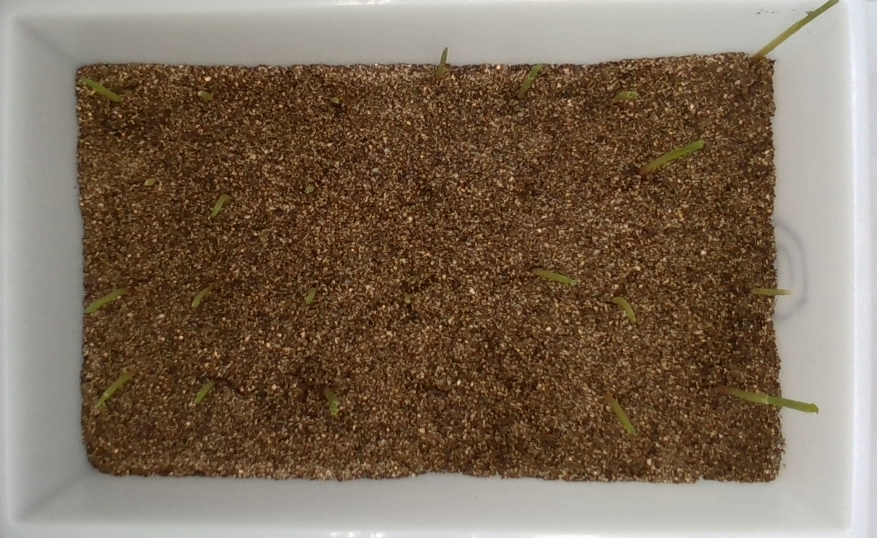
#> input picture sample_cropped.jpeg, 877 x 538 px, given as the content of the folder source, which was not available
$ python main.py
#> lines starting #> are read from the running program, lines starting #| are printed output that depends on the picture; pictures that were not available may be replaced by others from this repository, and a replacement may not be noted
#> further down, image is the input picture: shape (538, 877, 3); mean R, G, B 124.4, 106.7, 88.3
### soil_capture_RGB.py
import numpy as np


def pixel_contains_soil(pixel_value, min_threshold_list, max_threshold_list):
    """

    :param pixel_value:         A list containing (R-G, R-B, G-B) value of current pixel.

    :param min_threshold_list:  A list containing minimum threshold of (R-G, R-B, G-B) value.
                                Any pixel with any item in its (R-G, R-B, G-B) LOWER THAN corresponding item in
                                min_threshold will not be considered as 'soil'.

    :param max_threshold_list:  A list containing maximum threshold of (R-G, R-B, G-B) value.
                                Any pixel with any item in its (R-G, R-B, G-B) GREATER THAN corresponding item in
                                max_threshold will not be considered as 'soil'.

    :return:                    Boolean. Tells if current pixel 'belongs to soil'.
    """
    result = True
    for i in range(len(pixel_value)):
        if not min_threshold_list[i] <= pixel_value[i] <= max_threshold_list[i]:
            result = False
            break
    return result


def pixel_contains_sprout(pixel_value, min_threshold, max_threshold=None):
    """

    :param pixel_value:     A single value containing 2G-R-B value of current pixel.

    :param min_threshold:   A single value containing minimum threshold of 2G-R-B value.
                            Any pixel with a 2G-R-B value LOWER THAN this parameter will not be considered as 'sprout'

    :param max_threshold:   A single value containing maximum threshold of 2G-R-B value. 255 by default. Modify when
                            necessary.

    :return:                Boolean. Tells if current pixel 'belongs to sprout'.
    """
    if max_threshold is None:
        max_threshold = 255
    return min_threshold <= pixel_value <= max_threshold


def get_color_diff(im):
    """

    :param im:  A 3-dimensional array (e.g. RGB image).
    :return:    A tuple like (R-G, R-B, G-B, 2G-R-B) containing four 2-dimensional arrays, each telling a color
                difference of :parameter im.
    这个函数获取原图im的R-G, R-B, G-B, 2R-G-B数据，返回4个720*1280矩阵。
    """
    R_minus_G = im[:, :, 0] - im[:, :, 1]
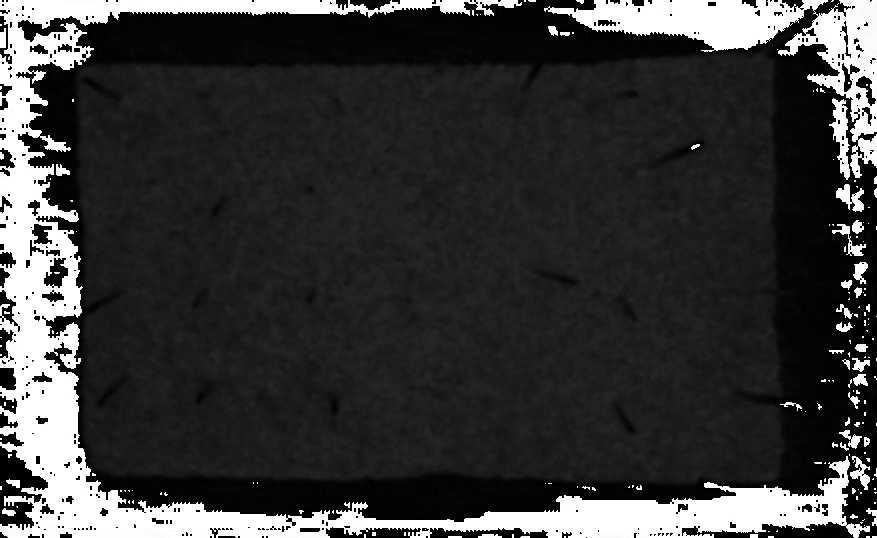
#> R_minus_G: shape (538, 877); min 0, max 255, mean 57.6
    R_minus_B = im[:, :, 0] - im[:, :, 2]
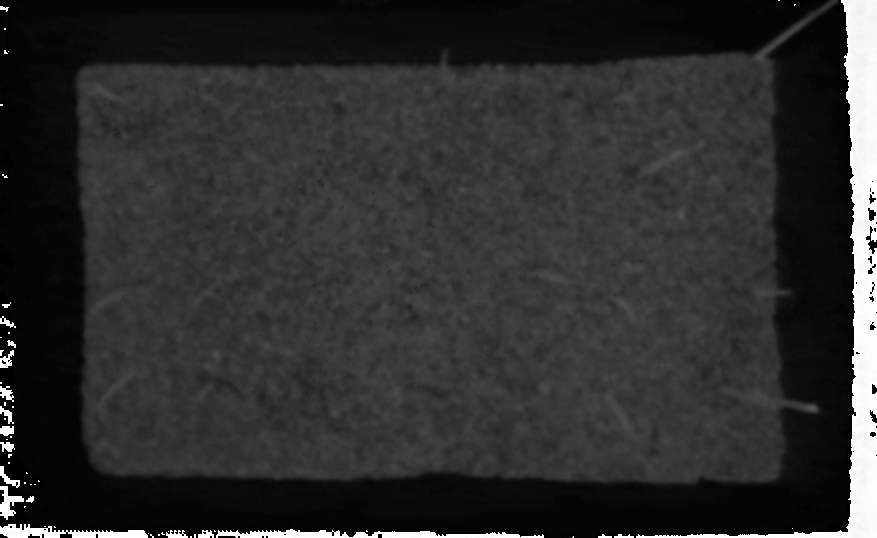
#> R_minus_B: shape (538, 877); min 0, max 255, mean 46.3
    G_minus_B = im[:, :, 1] - im[:, :, 2]
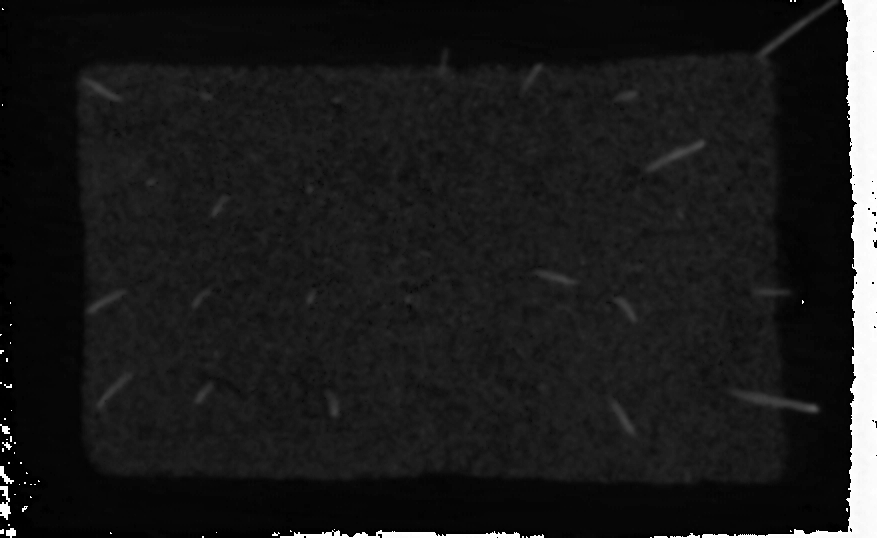
#> G_minus_B: shape (538, 877); min 0, max 255, mean 27.4
    green_diff = 2 * im[:, :, 1] - im[:, :, 0] - im[:, :, 2]
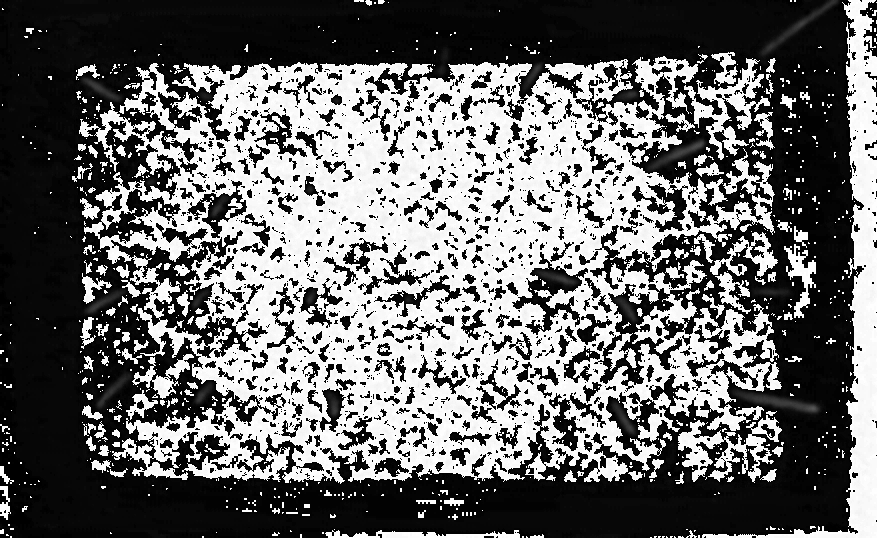
#> green_diff: shape (538, 877); min 0, max 255, mean 106.4
    return R_minus_G, R_minus_B, G_minus_B, green_diff


def get_mask(im, min_threshold, max_threshold, ratio=None, alpha=None, beta=None):
    """

    :param beta:
    :param alpha:
    :param im:              A 3-dimensional array (e.g. RGB image).
    :param min_threshold:   A list containing minimum threshold of (R-G, R-B, G-B, 2R-G-B) value.
    :param max_threshold:   A list containing maximum threshold of (R-G, R-B, G-B, 2R-G-B) value.
    :param ratio:           A float value. Check get_processed_mask().

    :return:                A rectangular 2-dimensional array , equivalently, a rectangular 'mask'. Will be used to
                            crop an image.
    """
    if ratio is None:
        ratio = 0.39
    if alpha is None:
        alpha = 0.05
    if beta is None:
        beta = 0.95
    color_diff = get_color_diff(im)
    height, width = color_diff[0].shape[:2]
#> height = 538; width = 877
    mask = np.zeros((height, width))
    upper_row, lower_row, left_col, right_col = (0, 0, 0, 0)

    for i in range(height):
        pixel_contains_soil_or_sprout = 0

        for j in range(int(width * (0.5 - alpha)), int(width * (0.5 + alpha)) + 1):
            pixel_val = [color_diff[0][i, j], color_diff[1][i, j], color_diff[2][i, j]]
            green_val = color_diff[3][i, j]
            if pixel_contains_soil(pixel_val, min_threshold[0:3], max_threshold[0:3]) or pixel_contains_sprout(
                    green_val, min_threshold[3], max_threshold[3]):
                pixel_contains_soil_or_sprout += 1
        # 从上到下遍历每一行的(0.5 - alpha, 0.5 + alpha)区间，遍历长度2*alpha
        # 看这个区间内的“有效点”占本行的比例是否小于2*alpha*beta。
        # 如果小于，本行的全部像素都不予采信，直接跳到下一行
        # 如果大于，就遍历该行的全部像素，看”有效点“占本行的比例是否超过ratio
        # 如果超过，本行就是upper_row
        if pixel_contains_soil_or_sprout / width < 2 * alpha * beta:
            continue
        else:
            for j in range(0, int(width * (0.5 - alpha))):
                pixel_val = [color_diff[0][i, j], color_diff[1][i, j], color_diff[2][i, j]]
                green_val = color_diff[3][i, j]
                if pixel_contains_soil(pixel_val, min_threshold[0:3], max_threshold[0:3]) or pixel_contains_sprout(
                        green_val, min_threshold[3], max_threshold[3]):
                    pixel_contains_soil_or_sprout += 1

            for j in range(int(width * (0.5 + alpha)) + 1, width):
                pixel_val = [color_diff[0][i, j], color_diff[1][i, j], color_diff[2][i, j]]
                green_val = color_diff[3][i, j]
                if pixel_contains_soil(pixel_val, min_threshold[0:3], max_threshold[0:3]) or pixel_contains_sprout(
                        green_val, min_threshold[3], max_threshold[3]):
                    pixel_contains_soil_or_sprout += 1

            if pixel_contains_soil_or_sprout / width > ratio:
                upper_row = i
                break

    for i in reversed(range(height)):
        pixel_contains_soil_or_sprout = 0
        for j in range(int(width * (0.5 - alpha)), int(width * (0.5 + alpha)) + 1):
            pixel_val = [color_diff[0][i, j], color_diff[1][i, j], color_diff[2][i, j]]
            green_val = color_diff[3][i, j]
            if pixel_contains_soil(pixel_val, min_threshold[0:3], max_threshold[0:3]) or pixel_contains_sprout(
                    green_val, min_threshold[3], max_threshold[3]):
                pixel_contains_soil_or_sprout += 1
        # 从下到上遍历每一行的(0.5 - alpha, 0.5 + alpha)区间，遍历长度2*alpha
        # 看这个区间内的“有效点”占本行的比例是否小于2*alpha*beta。
        # 如果小于，本行的全部像素都不予采信，直接跳到下一行
        # 如果大于，就遍历该行的全部像素，看”有效点“占本行的比例是否超过ratio
        # 如果超过，本行就是lower_row
        if pixel_contains_soil_or_sprout / width < 2 * alpha * beta:
            continue
        else:
            for j in range(0, int(width * (0.5 - alpha))):
                pixel_val = [color_diff[0][i, j], color_diff[1][i, j], color_diff[2][i, j]]
                green_val = color_diff[3][i, j]
                if pixel_contains_soil(pixel_val, min_threshold[0:3], max_threshold[0:3]) or pixel_contains_sprout(
                        green_val, min_threshold[3], max_threshold[3]):
                    pixel_contains_soil_or_sprout += 1

            for j in range(int(width * (0.5 + alpha)) + 1, width):
                pixel_val = [color_diff[0][i, j], color_diff[1][i, j], color_diff[2][i, j]]
                green_val = color_diff[3][i, j]
                if pixel_contains_soil(pixel_val, min_threshold[0:3], max_threshold[0:3]) or pixel_contains_sprout(
                        green_val, min_threshold[3], max_threshold[3]):
                    pixel_contains_soil_or_sprout += 1

            if pixel_contains_soil_or_sprout / width > ratio:
                lower_row = i
                break

    for i in range(width):
        pixel_contains_soil_or_sprout = 0
        for j in range(int(height * (0.5 - alpha)), int(height * (0.5 + alpha)) + 1):
            pixel_val = [color_diff[0][j, i], color_diff[1][j, i], color_diff[2][j, i]]
            green_val = color_diff[3][j, i]
            if pixel_contains_soil(pixel_val, min_threshold[0:3], max_threshold[0:3]) or pixel_contains_sprout(
                    green_val, min_threshold[3], max_threshold[3]):
                pixel_contains_soil_or_sprout += 1
        # 从左到右遍历每一列的(0.5 - alpha, 0.5 + alpha)区间，遍历长度2*alpha
        # 看这个区间内的“有效点”占本列的比例是否小于2*alpha*beta。
        # 如果小于，本列的全部像素都不予采信，直接跳到下一列
        # 如果大于，就遍历该列从upper_row到lower_row的全部像素，看”有效点“占本列的比例是否超过ratio
        # 如果超过，本列就是left_col
        if pixel_contains_soil_or_sprout / height < 2 * alpha * beta:
            continue
        else:
            for j in range(upper_row, int(height * (0.5 - alpha))):
                pixel_val = [color_diff[0][j, i], color_diff[1][j, i], color_diff[2][j, i]]
                green_val = color_diff[3][j, i]
                if pixel_contains_soil(pixel_val, min_threshold[0:3], max_threshold[0:3]) or pixel_contains_sprout(
                        green_val, min_threshold[3], max_threshold[3]):
                    pixel_contains_soil_or_sprout += 1
            for j in range(int(height * (0.5 + alpha)) + 1, lower_row):
                pixel_val = [color_diff[0][j, i], color_diff[1][j, i], color_diff[2][j, i]]
                green_val = color_diff[3][j, i]
                if pixel_contains_soil(pixel_val, min_threshold[0:3], max_threshold[0:3]) or pixel_contains_sprout(
                        green_val, min_threshold[3], max_threshold[3]):
                    pixel_contains_soil_or_sprout += 1

            if pixel_contains_soil_or_sprout / height > ratio:
                left_col = i
                break

    for i in reversed(range(width)):
        pixel_contains_soil_or_sprout = 0
        for j in range(int(height * (0.5 - alpha)), int(height * (0.5 + alpha)) + 1):
            pixel_val = [color_diff[0][j, i], color_diff[1][j, i], color_diff[2][j, i]]
            green_val = color_diff[3][j, i]
            if pixel_contains_soil(pixel_val, min_threshold[0:3], max_threshold[0:3]) or pixel_contains_sprout(
                    green_val, min_threshold[3], max_threshold[3]):
                pixel_contains_soil_or_sprout += 1
        # 从右到左遍历每一列的(0.5 - alpha, 0.5 + alpha)区间，遍历长度2*alpha
        # 看这个区间内的“有效点”占本列的比例是否小于2*alpha*beta。
        # 如果小于，本列的全部像素都不予采信，直接跳到下一列
        # 如果大于，就遍历该列从upper_row到lower_row的全部像素，看”有效点“占本列的比例是否超过ratio
        # 如果超过，本列就是right_col
        if pixel_contains_soil_or_sprout / height < 2 * alpha * beta:
            continue
        else:
            for j in range(upper_row, int(height * (0.5 - alpha))):
                pixel_val = [color_diff[0][j, i], color_diff[1][j, i], color_diff[2][j, i]]
                green_val = color_diff[3][j, i]
                if pixel_contains_soil(pixel_val, min_threshold[0:3], max_threshold[0:3]) or pixel_contains_sprout(
                        green_val, min_threshold[3], max_threshold[3]):
                    pixel_contains_soil_or_sprout += 1
            for j in range(int(height * (0.5 + alpha)) + 1, lower_row):
                pixel_val = [color_diff[0][j, i], color_diff[1][j, i], color_diff[2][j, i]]
                green_val = color_diff[3][j, i]
                if pixel_contains_soil(pixel_val, min_threshold[0:3], max_threshold[0:3]) or pixel_contains_sprout(
                        green_val, min_threshold[3], max_threshold[3]):
                    pixel_contains_soil_or_sprout += 1

            if pixel_contains_soil_or_sprout / height > ratio:
                right_col = i
                break

    mask[upper_row:lower_row + 1, left_col:right_col + 1] = 1
    # [9 lines of commented-out code are left out]

    return mask

    # [75 lines of commented-out code are left out]


def get_masked_image(im, mask):
    """

    :param im:
    :param mask:
    :return:
    原图im是720*1280*3的矩阵，这个矩阵记录了原图的色彩信息。
    滤镜mask是720*1080的boolean矩阵（它的元素只有True和False）
    将mask套用在im上：如果mask的i行j列是False，那么就把im的第i行第j列设成黑色。
                    如果mask的i行j列是True，那么就保留im的第i行第j列，让其不变。
    """
    height, width = im.shape[:2]  # height is row and width is column
    # masked_image = im.copy()
    for i in range(height):
        for j in range(width):
            if mask[i, j] == 0:
                im[i, j, :] = 0
            else:
                pass
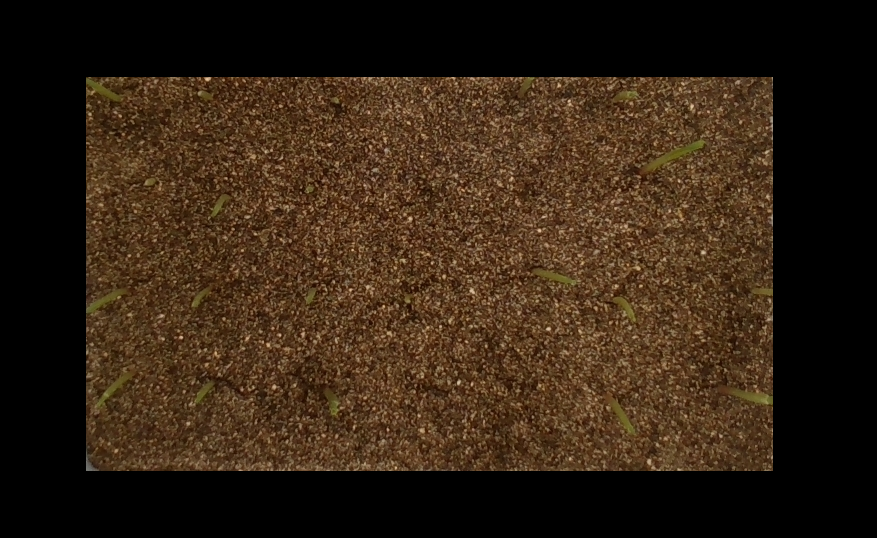
#> im: shape (538, 877, 3); mean R, G, B 51.2, 35, 19.8
    return im


def get_soilpart_of_image(im, min_thresh=None, max_thresh=None, ratio=None, alpha=None, beta=None):
    if max_thresh is None:
        max_thresh = [40, 70, 35, 110]  # 设定R-G, R-B, G-B, 2R-G-B的最大阈值。若某个像素的四个指标的任何一个超过对应阈值，它都不会被认为是泥土或者幼芽
    if min_thresh is None:
        min_thresh = [20, 35, 15, 70]  # 设定R-G, R-B, G-B, 2R-G-B的最小阈值。若某个像素的四个指标的任何一个小于对应阈值，它都不会被认为是泥土或者幼芽
    if ratio is None:
        ratio = 0.2
    if alpha is None:
        alpha = 0.005
    if beta is None:
        beta = 0.95

    # im_blurred = cv2.blur(im, (7, 7))
    return get_masked_image(im, get_mask(im, min_thresh, max_thresh, ratio=ratio, alpha=alpha, beta=beta))  # 先获取mask
    # [6 lines of commented-out code are left out]

### main.py
import time
import os
from skimage.io import imread, imsave
from soil_capture_RGB import *


SOURCE_DIR = 'source'
DEST_DIR = 'result'
if __name__ == "__main__":
    total_time = 0
    if not os.path.exists(DEST_DIR):
        os.mkdir(DEST_DIR)
    num_file = 0

    '''
    遍历SOURCE_DIR
    '''
    g = os.walk(SOURCE_DIR)

    for path, dir_list, file_list in g:
        num_file = len(file_list)
        file_processed = 0
        print("已处理：{}/{}".format(file_processed, num_file))

        '''
        对SOURCE_DIR里的文件逐一处理
        '''
        for file in file_list:
            start_time = time.time()

            '''
            创建图片文件，处理结果存放在这个图片。这个图片后续会保存到DEST_DIR
            '''
            output_path = os.path.join(DEST_DIR, '{}_cropped.jpeg'.format(os.path.basename(file)))

            image = imread(os.path.join(SOURCE_DIR, file))  # 读取一个图片文件到image变量
            masked_im = get_soilpart_of_image(image)  # 将处理后的图片存到masked_im变量
            imsave(output_path, masked_im, quality=100)  # 保存图片到DEST_DIR中
            file_processed += 1
            terminal_time = time.time()
            total_time += terminal_time - start_time
            print("已处理：{}/{}，用时{:.3f}s.".format(file_processed, num_file, terminal_time - start_time))

    print("完成！共{}个文件，平均用时{:.3f}秒".format(num_file, total_time / num_file))
